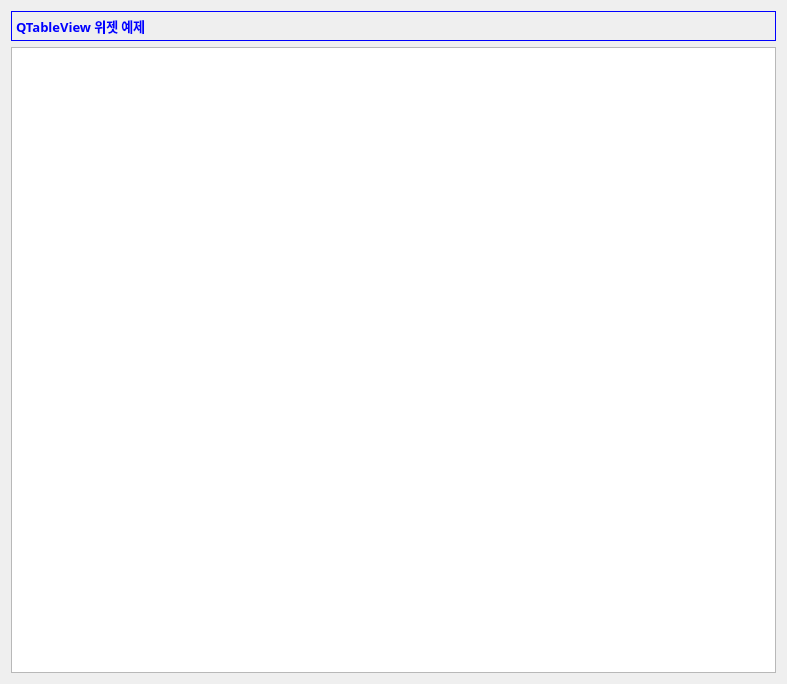
<?xml version="1.0" encoding="UTF-8"?>
<ui version="4.0">
 <class>Form02</class>
 <widget class="QWidget" name="Form02">
  <property name="geometry">
   <rect>
    <x>0</x>
    <y>0</y>
    <width>787</width>
    <height>684</height>
   </rect>
  </property>
  <property name="windowTitle">
   <string>Form</string>
  </property>
  <property name="styleSheet">
   <string notr="true"/>
  </property>
  <layout class="QGridLayout" name="gridLayout">
   <item row="0" column="0">
    <widget class="QLabel" name="label">
     <property name="sizePolicy">
      <sizepolicy hsizetype="Preferred" vsizetype="Fixed">
       <horstretch>0</horstretch>
       <verstretch>0</verstretch>
      </sizepolicy>
     </property>
     <property name="minimumSize">
      <size>
       <width>0</width>
       <height>30</height>
      </size>
     </property>
     <property name="font">
      <font>
       <family>맑은 고딕</family>
       <pointsize>10</pointsize>
       <weight>75</weight>
       <bold>true</bold>
      </font>
     </property>
     <property name="styleSheet">
      <string notr="true">color: blue;
border: 1px solid blue;</string>
     </property>
     <property name="text">
      <string>QTableView 위젯 예제</string>
     </property>
    </widget>
   </item>
   <item row="1" column="0">
    <widget class="QTableView" name="tableView"/>
   </item>
  </layout>
 </widget>
 <resources/>
 <connections/>
</ui>
